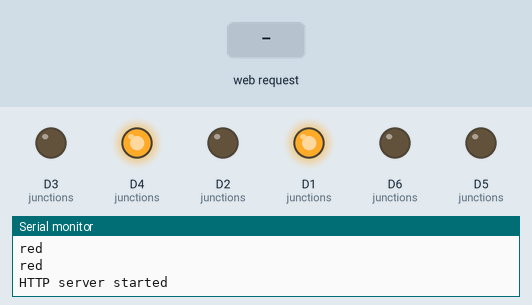
A sketch run on a simulated ESP8266 (NodeMCU). Parts: output pins drawn as LEDs (lit = HIGH), the last lines printed to the serial monitor. Inputs (shaded band) come from the test bench. WiFi joins after 1.5 s; servers stay silent unless stated.

Above: at 3.2 s.
3.3 s: HTTP request GET /setLight?state=green received
At 3.7 s:
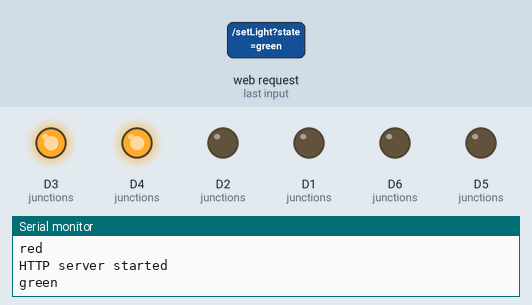
4.8 s: HTTP request GET /setLight?state=yellow received
At 6.0 s:
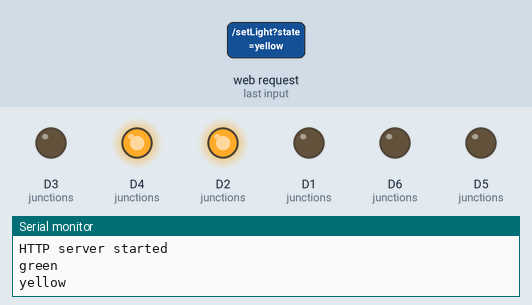
6.3 s: HTTP request GET /setLight received
At 7.2 s:
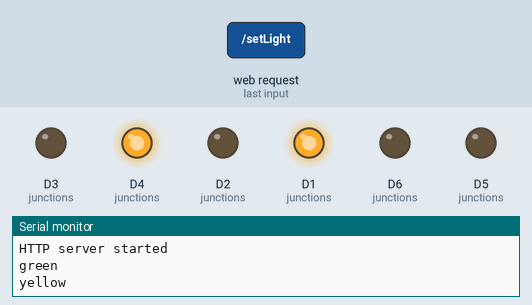
Timing chart, 0 to 9.3 s (numbered marks = the images above; inputs shaded):
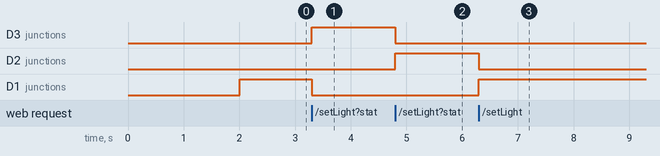

Measured:
- after the input at 3.3 s, D3 (junctions): LOW → HIGH at once; D1 (junctions): HIGH → LOW at once
- after the input at 4.8 s, D3 (junctions): HIGH → LOW at once; D2 (junctions): LOW → HIGH at once
- after the input at 6.3 s, D2 (junctions): HIGH → LOW at once; D1 (junctions): LOW → HIGH at once

The sketch:

esp8266_code.ino
```cpp
#include <ESP8266WiFi.h>
#include <ESP8266WebServer.h>

// Replace with your network credentials
const char* ssid = "monish";
const char* password = "11111111";

// Create a web server object
ESP8266WebServer server(80);

// Define pin numbers for each junction (Junction 1 and Junction 2)
const int junctions[2][3] = {
    {D1, D2, D3},  // Junction 1: Red on D1, Yellow on D2, Green on D3
    {D4, D5, D6}   // Junction 2: Red on D4, Yellow on D5, Green on D6
};

// Function to set the traffic light state
void setTrafficLight(int junction, const String& state) {
    // First, set all junctions to red
    for (int i = 0; i < 2; i++) {
        digitalWrite(junctions[i][0], HIGH);  // Red ON
        digitalWrite(junctions[i][1], LOW);   // Yellow OFF
        digitalWrite(junctions[i][2], LOW);   // Green OFF
    }

    // Now set the specified junction to the desired state
    if (junction < 0 || junction >= 2) return;
    Serial.println(state);


    if (state == "red") {
        digitalWrite(junctions[junction][0], HIGH);  // Red ON
        digitalWrite(junctions[junction][1], LOW);   // Yellow OFF
        digitalWrite(junctions[junction][2], LOW);   // Green OFF
    } else if (state == "green") {
        digitalWrite(junctions[junction][0], LOW);   // Red OFF
        digitalWrite(junctions[junction][1], LOW);   // Yellow OFF
        digitalWrite(junctions[junction][2], HIGH);  // Green ON
    } else if (state == "yellow") {
        digitalWrite(junctions[junction][0], LOW);   // Red OFF
        digitalWrite(junctions[junction][1], HIGH);  // Yellow ON
        digitalWrite(junctions[junction][2], LOW);   // Green OFF
    }
}

// Handle the HTTP request to set the traffic light
void handleSetLight() {
    int junction = server.arg("junction").toInt();
    String state = server.arg("state");

    setTrafficLight(junction, state);

    server.send(200, "text/plain", "Traffic light updated");
}

void setup() {
    Serial.begin(115200);

    // Initialize Wi-Fi
    WiFi.begin(ssid, password);
    while (WiFi.status() != WL_CONNECTED) {
        delay(1000);
        Serial.println("Connecting to WiFi...");
    }
    Serial.println("Connected to WiFi");


    // Set pin modes for Junction 1 and 2
    for (int i = 0; i < 2; i++) {
        pinMode(junctions[i][0], OUTPUT); // Red
        pinMode(junctions[i][1], OUTPUT); // Yellow
        pinMode(junctions[i][2], OUTPUT); // Green
        setTrafficLight(i, "red"); // Set initial state to red
    }

    // Define the server route
    server.on("/setLight", handleSetLight);

    // Start the server
    server.begin();
    Serial.println("HTTP server started");
}

void loop() {
    server.handleClient();
}
```
